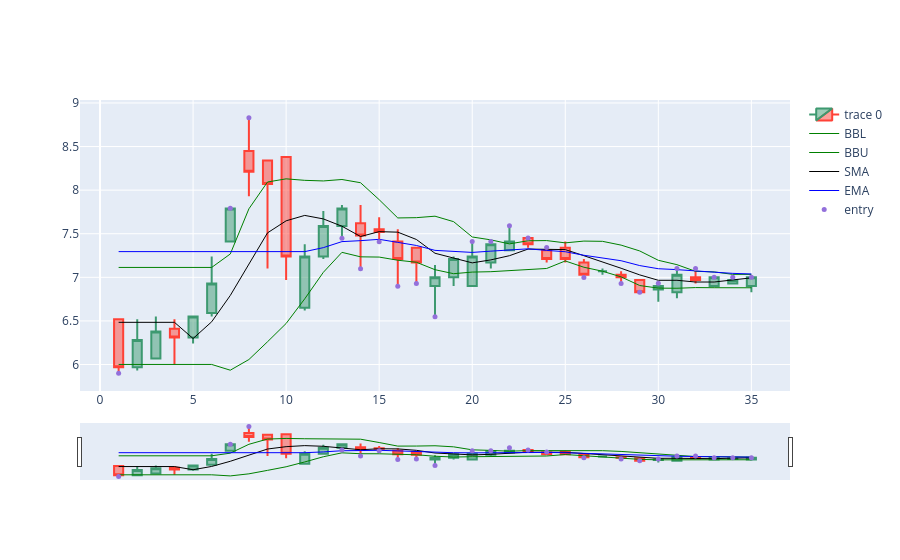

Notebook source saved alongside this figure:
### Code cell
import plotly.graph_objects as go
from plotly.subplots import make_subplots
from datetime import datetime

st = 1
dfpl = data_vn[st : st + 35]
fig = go.Figure(
    data=[
        go.Candlestick(
            x=dfpl.index,
            open=dfpl["open"],
            high=dfpl["high"],
            low=dfpl["low"],
            close=dfpl["close"],
        ),
        go.Scatter(
            x=dfpl.index,
            y=dfpl["BB_Low"],  # Changed 'BBL_7_1.2' to 'BB_Low'
            line=dict(color="green", width=1),
            name="BBL",
        ),
        go.Scatter(
            x=dfpl.index,
            y=dfpl["BB_High"],  # Changed 'BBU_7_1.2' to 'BB_High'
            line=dict(color="green", width=1),
            name="BBU",
        ),
        go.Scatter(
            x=dfpl.index, y=dfpl["SMA"], line=dict(color="black", width=1), name="SMA"
        ),
        go.Scatter(
            x=dfpl.index, y=dfpl["EMA"], line=dict(color="blue", width=1), name="EMA"
        ),
    ]
)

fig.add_scatter(
    x=dfpl.index,
    y=dfpl["pointpos"],
    mode="markers",
    marker=dict(size=5, color="MediumPurple"),
    name="entry",
)

fig.show()

### Figure 1 — Plotly figure (JSON) as saved in the notebook; plotly's stock layout.template omitted (floating-point values rounded to 4 significant figures)
{"data": [{"close": [5.97, 6.28, 6.38, 6.31, 6.55, 6.93, 7.79, 8.21, 8.07, 7.24, 7.24, 7.59, 7.79, 7.48, 7.52, 7.21, 7.17, 7, 7.21, 7.24, 7.38, 7.41, 7.38, 7.21, 7.21, 7.03, 7.07, 7, 6.83, 6.9, 7.03, 6.97, 7, 6.97, 7], "high": [6.52, 6.52, 6.55, 6.52, 6.55, 7.24, 7.79, 8.83, 8.34, 8.38, 7.38, 7.76, 7.83, 7.83, 7.69, 7.55, 7.34, 7.14, 7.24, 7.41, 7.41, 7.59, 7.45, 7.34, 7.41, 7.21, 7.1, 7.07, 6.97, 6.93, 7.1, 7.1, 7, 7, 7], "low": [5.9, 5.93, 6.07, 6, 6.24, 6.55, 7.41, 7.93, 7.1, 6.97, 6.62, 7.21, 7.45, 7.1, 7.41, 6.9, 6.93, 6.55, 6.9, 6.9, 7.1, 7.31, 7.34, 7.17, 7.17, 7, 7.03, 6.93, 6.83, 6.72, 6.76, 6.93, 6.9, 6.93, 6.83], "open": [6.52, 5.97, 6.07, 6.41, 6.31, 6.59, 7.41, 8.45, 8.34, 8.38, 6.65, 7.24, 7.59, 7.62, 7.55, 7.41, 7.34, 6.9, 7, 6.9, 7.17, 7.31, 7.45, 7.31, 7.34, 7.17, 7.07, 7.03, 6.97, 6.86, 6.83, 7, 6.9, 6.93, 6.9], "type": "candlestick", "x": [1, 2, 3, 4, 5, 6, 7, 8, 9, 10, 11, 12, 13, 14, 15, 16, 17, 18, 19, 20, 21, 22, 23, 24, 25, 26, 27, 28, 29, 30, 31, 32, 33, 34, 35]}, {"line": {"color": "green", "width": 1}, "name": "BBL", "type": "scatter", "x": [1, 2, 3, 4, 5, 6, 7, 8, 9, 10, 11, 12, 13, 14, 15, 16, 17, 18, 19, 20, 21, 22, 23, 24, 25, 26, 27, 28, 29, 30, 31, 32, 33, 34, 35], "y": [6.001, 6.001, 6.001, 6.001, 6.001, 6.001, 5.935, 6.057, 6.261, 6.471, 6.753, 7.057, 7.287, 7.235, 7.232, 7.196, 7.173, 7.087, 7.042, 7.06, 7.065, 7.079, 7.092, 7.102, 7.188, 7.116, 7.07, 7.005, 6.906, 6.876, 6.875, 6.882, 6.881, 6.88, 6.88]}, {"line": {"color": "green", "width": 1}, "name": "BBU", "type": "scatter", "x": [1, 2, 3, 4, 5, 6, 7, 8, 9, 10, 11, 12, 13, 14, 15, 16, 17, 18, 19, 20, 21, 22, 23, 24, 25, 26, 27, 28, 29, 30, 31, 32, 33, 34, 35], "y": [7.114, 7.114, 7.114, 7.114, 7.114, 7.114, 7.268, 7.786, 8.093, 8.129, 8.112, 8.105, 8.122, 8.085, 7.891, 7.681, 7.684, 7.701, 7.638, 7.463, 7.43, 7.383, 7.419, 7.421, 7.395, 7.416, 7.413, 7.369, 7.303, 7.195, 7.145, 7.069, 7.062, 7.034, 7.034]}, {"line": {"color": "black", "width": 1}, "name": "SMA", "type": "scatter", "x": [1, 2, 3, 4, 5, 6, 7, 8, 9, 10, 11, 12, 13, 14, 15, 16, 17, 18, 19, 20, 21, 22, 23, 24, 25, 26, 27, 28, 29, 30, 31, 32, 33, 34, 35], "y": [6.484, 6.484, 6.484, 6.484, 6.298, 6.49, 6.792, 7.158, 7.51, 7.648, 7.71, 7.67, 7.586, 7.468, 7.524, 7.518, 7.434, 7.276, 7.222, 7.166, 7.2, 7.248, 7.324, 7.324, 7.318, 7.248, 7.18, 7.104, 7.028, 6.966, 6.966, 6.946, 6.946, 6.974, 6.994]}, {"line": {"color": "blue", "width": 1}, "name": "EMA", "type": "scatter", "x": [1, 2, 3, 4, 5, 6, 7, 8, 9, 10, 11, 12, 13, 14, 15, 16, 17, 18, 19, 20, 21, 22, 23, 24, 25, 26, 27, 28, 29, 30, 31, 32, 33, 34, 35], "y": [7.295, 7.295, 7.295, 7.295, 7.295, 7.295, 7.295, 7.295, 7.295, 7.295, 7.295, 7.34, 7.41, 7.42, 7.436, 7.401, 7.365, 7.309, 7.294, 7.286, 7.3, 7.317, 7.327, 7.309, 7.294, 7.253, 7.225, 7.19, 7.135, 7.099, 7.088, 7.07, 7.059, 7.045, 7.038]}, {"marker": {"color": "MediumPurple", "size": 5}, "mode": "markers", "name": "entry", "type": "scatter", "x": [1, 2, 3, 4, 5, 6, 7, 8, 9, 10, 11, 12, 13, 14, 15, 16, 17, 18, 19, 20, 21, 22, 23, 24, 25, 26, 27, 28, 29, 30, 31, 32, 33, 34, 35], "y": [5.899, null, null, null, null, null, 7.791, 8.831, null, null, null, null, 7.449, 7.099, 7.409, 6.899, 6.929, 6.549, null, 7.411, 7.411, 7.591, 7.451, 7.341, null, 6.999, null, 6.929, 6.829, 6.931, 7.101, 7.101, 7.001, 7.001, 7.001]}], "layout": {}}
